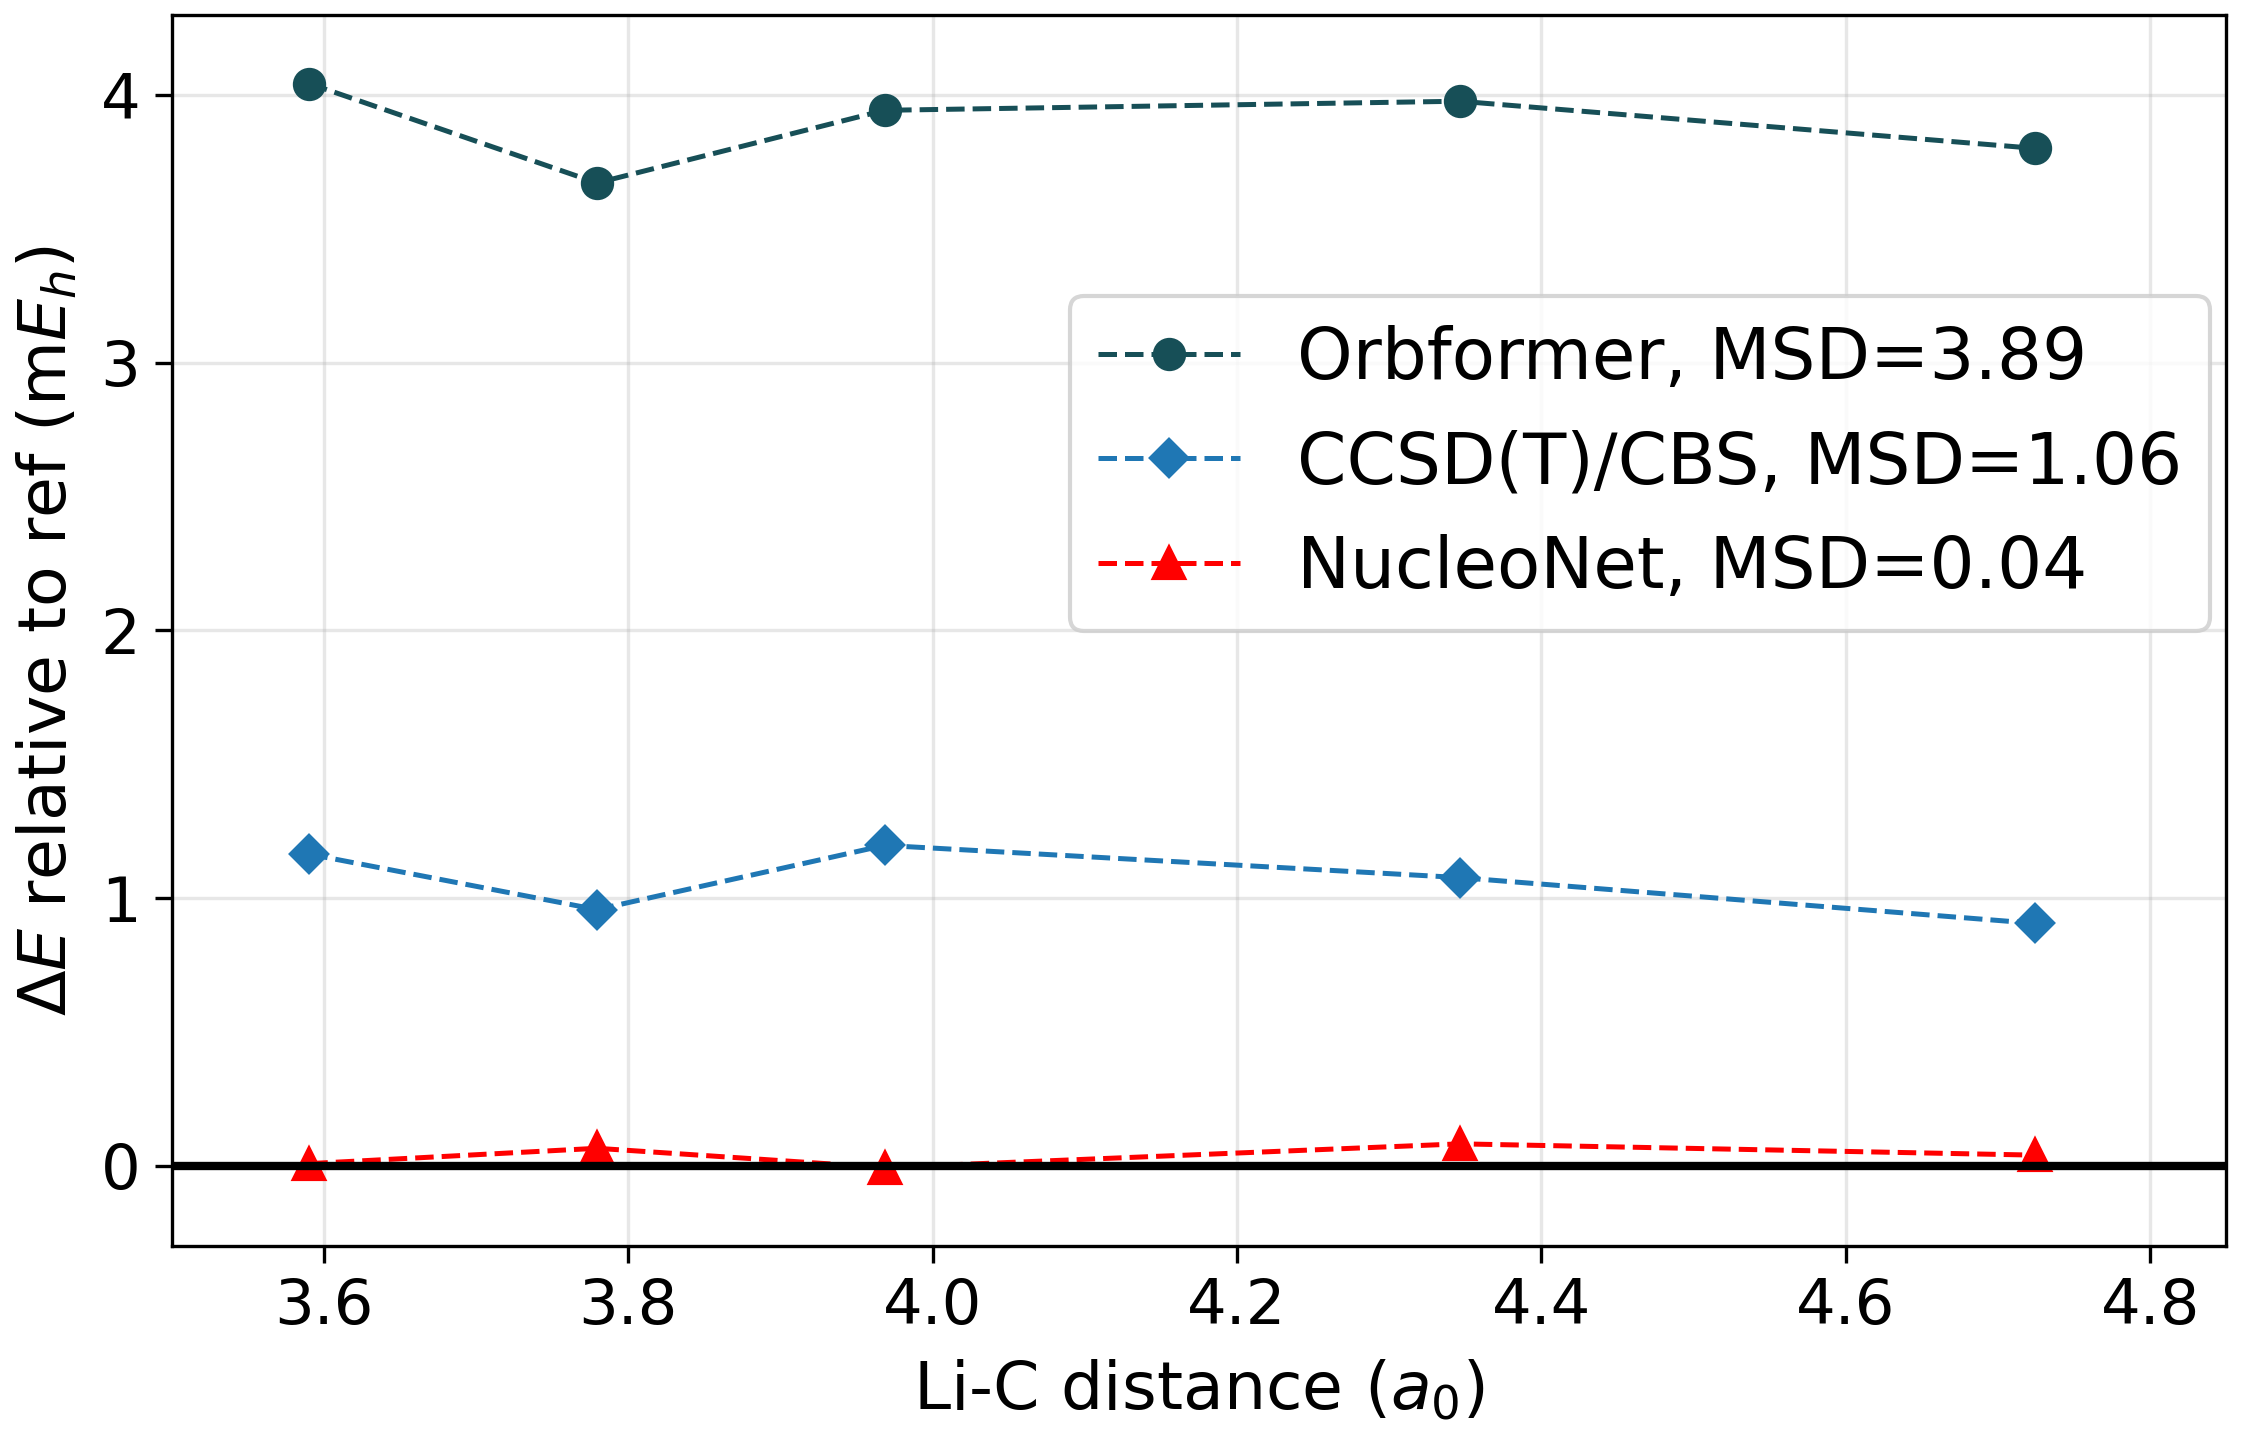

This chart was generated by the following Python code:
import matplotlib.pyplot as plt
import pandas as pd
import numpy as np
import matplotlib.pyplot as plt
import numpy as np
import json


with open("./data/LiCN/multi_5/statistics.json", 'r') as file:
    data = json.load(file)
    energy=data["average"]

sci_24color = [
    "#1f77b4",  # 1. 深蓝色（经典科研主色）
    "#ff7f0e",  # 2. 橙色（高对比强调色）
    "#2ca02c",  # 3. 深绿色（避免与红色冲突）
    "#d62728",  # 4. 深红色（醒目但不刺眼）
    "#9467bd",  # 5. 深紫色（辅助区分）
    "#8c564b",  # 6. 棕褐色（低饱和辅助色）
    "#e377c2",  # 7. 浅粉色（柔和区分色）
    "#7f7f7f",  # 8. 中灰色（中性辅助色）
    "#bcbd22",  # 9. 橄榄绿（低冲突辅助色）
    "#17becf",  # 10. 青蓝色（冷色调补充）
    "#8c6d31",  # 11. 黄棕色（原新增）
    "#c5b0d5",  # 12. 淡紫色（原新增）
    "#393b79",  # 13. 暗蓝紫（冷色延伸，区分主蓝色）
    "#ff9896",  # 14. 浅珊瑚红（低饱和红，区分主红色）
    "#637939",  # 15. 暗橄榄绿（区分主绿色）
    "#e7ba52",  # 16. 暖金色（低饱和黄，避免刺眼）
    "#ad494a",  # 17. 砖红色（深红延伸，低冲突）
    "#843c39",  # 18. 暗棕红（棕色系补充）
    "#ffffcc",  # 19. 米黄色（中性浅色调，低冲突背景/辅助色）
    "#9edae5",  # 20. 淡青色（冷色补充，柔和）
    "#7b4173",  # 21. 暗紫红（紫色系延伸，高区分度）
    "#fdbb84",  # 22. 浅橙棕色（橙色系柔和延伸，区分主橙色）
    "#31a354",  # 23. 翠绿色（绿色系延伸，区分深绿/橄榄绿）
    "#6baed6",  # 24. 天蓝色（蓝色系浅延伸，区分主深蓝/青蓝）
]

orb = [
-100.37641613260905,
-100.37584033203125,
-100.37229929199219,
-100.36224205423991,
-100.35008580265944,
]

ref=[
-100.3792953491211,
-100.37855529785156,
-100.37504577636719,
-100.36514282226562,
-100.35298156738281
]

LiCN_displacement=[
3.590479,
3.779452,
3.968425,
4.346370,
4.724315]

energy_single=[]
with open("./data/LiCN/single/geometry_01/statistics.json", 'r') as file:
    data = json.load(file)
    energy_single+=data["average"]
with open("./data/LiCN/single/geometry_02/statistics.json", 'r') as file:
    data = json.load(file)
    energy_single+=data["average"]
with open("./data/LiCN/single/geometry_03/statistics.json", 'r') as file:
    data = json.load(file)
    energy_single+=data["average"]
with open("./data/LiCN/single/geometry_04/statistics.json", 'r') as file:
    data = json.load(file)
    energy_single+=data["average"]
with open("./data/LiCN/single/geometry_05/statistics.json", 'r') as file:
    data = json.load(file)
    energy_single+=data["average"]

diff_orb=[(i-j)*1000 for i,j in zip(orb,energy_single)]
diff_nu=[(i-j)*1000 for i,j in zip(energy,energy_single)]
diff_ccsd=[(i-j)*1000 for i,j in zip(ref,energy_single)]

fig, ax = plt.subplots(figsize=(8, 5),)

ax.plot(LiCN_displacement, diff_orb, color="#174F57", marker="o", markersize=7, linewidth=1.2, linestyle="--" ,label="Orbformer, MSD=%.2f"%np.mean(diff_orb))
ax.plot(LiCN_displacement, diff_ccsd, marker="D", markersize=6, linewidth=1.2, linestyle="--" ,label="CCSD(T)/CBS, MSD=%.2f"%np.mean(diff_ccsd))
ax.plot(LiCN_displacement, diff_nu, linestyle="--", marker="^",markersize=7,c="red", linewidth=1.2, label="NucleoNet, MSD=%.2f"%np.mean(diff_nu))


ax.grid(True, alpha=0.3)
ax.axhline(0, color="black", linewidth=2, alpha=1)


ax.set_xlabel(r"Li-C distance ($a_0$)", fontsize=16, labelpad=5)
ax.set_ylabel(r'$\Delta E$ relative to ref (m$E_h$)', fontsize=16, labelpad=5, rotation=90)

ax.set_xlim(3.5,4.85)
ax.set_ylim(-0.3, 4.3) 

xtick_pos = np.arange(1, 6, 1)


ax.tick_params(axis="both", labelsize=15, length=4, width=0.8)
ax.legend(
    fontsize=17,
    loc="upper left",
    bbox_to_anchor=(0.42, 0.8)   
)


plt.tight_layout()

plt.savefig(
    "./figure/licn.png",
    dpi=300,
    bbox_inches="tight",
    pad_inches=0.05
)
